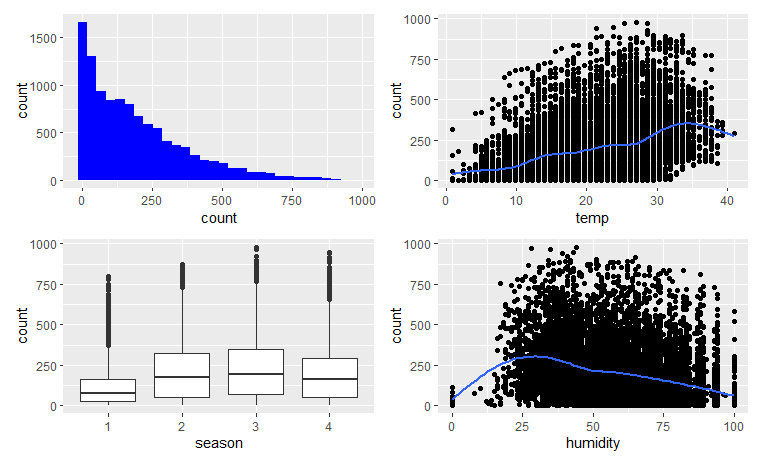

Write the R code that produced this figure.
##
## Bike Share EDA Code
##

## libraries
library(tidyverse)
library(vroom)
library(skimr)
library(DataExplorer)
library(patchwork)

# set working directory and read in the data
getwd()
setwd('C:/Users/22jac/OneDrive/Desktop/STAT348/KaggleBikeShare')
bike <- vroom("train.csv")


# exploratory data analysis
glimpse(bike)
skim(bike)
plot_intro(bike)
# look at DataExplorer plots
bike_corr <- plot_correlation(bike)
bike_corr
plot_bar(bike)
plot_histogram(bike)

# make season a factor
bike$season <- as.factor(bike$season)
summary(bike)

# create 4 ggplots
plot1 <- ggplot(data = bike) +
  geom_histogram(aes(x = count), fill = 'blue')
plot2 <- ggplot(data = bike) +
  geom_point(mapping = aes(x = temp, y = count)) +
  geom_smooth(mapping = aes(x = temp, y = count), se = FALSE)
plot3 <- ggplot(data = bike) +
  geom_boxplot(aes(x = season, y = count))
plot4 <- ggplot(data = bike) +
  geom_point(mapping = aes(x = humidity, y = count)) +
  geom_smooth(mapping = aes(x = humidity, y = count), se = FALSE)

plot1
plot3
plot4
plot2


(plot1 + plot2) / (plot3 + plot4)
